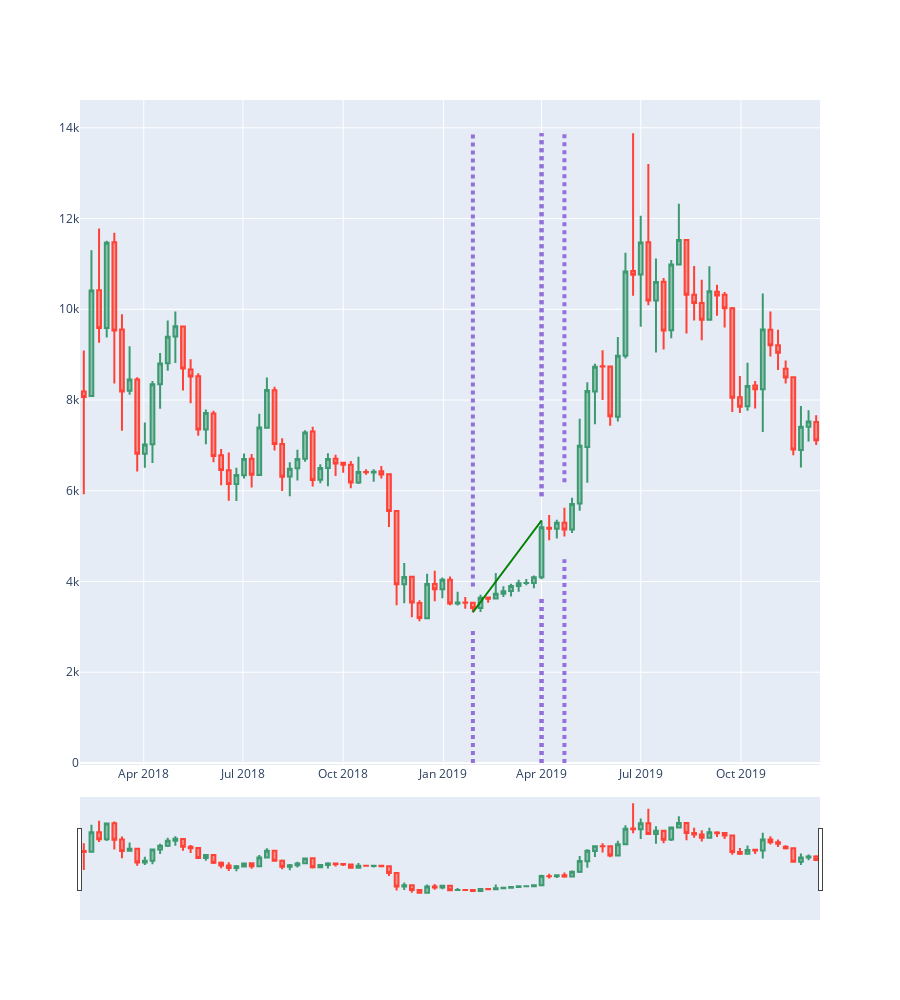

The cell this chart's notebook holds for it:
### Code cell
candle_chart(zoom_df).add_marker(SW1_candle).add_marker(EW1_candle).add_wave(SW1_candle,SW2_candle).add_marker(SW2_candle).add_marker(EW2_candle).show()
